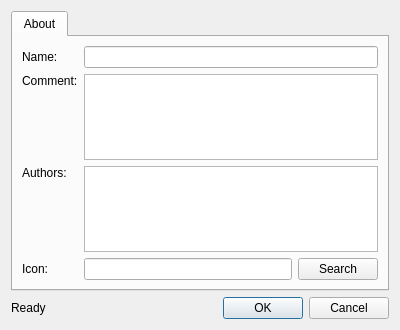
<ui version="4.0" >
 <class>EditDesktop</class>
 <widget class="QDialog" name="EditDesktop" >
  <property name="geometry" >
   <rect>
    <x>0</x>
    <y>0</y>
    <width>400</width>
    <height>330</height>
   </rect>
  </property>
  <property name="minimumSize" >
   <size>
    <width>400</width>
    <height>330</height>
   </size>
  </property>
  <property name="windowTitle" >
   <string>Dialog</string>
  </property>
  <layout class="QVBoxLayout" name="verticalLayout" >
   <item>
    <widget class="QTabWidget" name="tabWidget" >
     <property name="currentIndex" >
      <number>0</number>
     </property>
     <widget class="QWidget" name="tabAbout" >
      <attribute name="title" >
       <string>About</string>
      </attribute>
      <layout class="QGridLayout" name="gridLayout" >
       <item row="0" column="0" >
        <widget class="QLabel" name="lblName" >
         <property name="text" >
          <string>Name:</string>
         </property>
         <property name="buddy" >
          <cstring>txtname</cstring>
         </property>
        </widget>
       </item>
       <item row="0" column="1" colspan="2" >
        <widget class="QLineEdit" name="txtname" />
       </item>
       <item row="1" column="0" >
        <widget class="QLabel" name="lblComment" >
         <property name="text" >
          <string>Comment:</string>
         </property>
         <property name="alignment" >
          <set>Qt::AlignLeading|Qt::AlignLeft|Qt::AlignTop</set>
         </property>
        </widget>
       </item>
       <item row="2" column="0" >
        <widget class="QLabel" name="lblAuthors" >
         <property name="text" >
          <string>Authors:</string>
         </property>
         <property name="alignment" >
          <set>Qt::AlignLeading|Qt::AlignLeft|Qt::AlignTop</set>
         </property>
        </widget>
       </item>
       <item row="3" column="0" >
        <widget class="QLabel" name="lblIcon" >
         <property name="text" >
          <string>Icon:</string>
         </property>
         <property name="buddy" >
          <cstring>txticon</cstring>
         </property>
        </widget>
       </item>
       <item row="3" column="1" >
        <widget class="QLineEdit" name="txticon" />
       </item>
       <item row="3" column="2" >
        <widget class="QPushButton" name="btnSearch" >
         <property name="text" >
          <string>Search</string>
         </property>
        </widget>
       </item>
       <item row="1" column="1" colspan="2" >
        <widget class="QPlainTextEdit" name="txtcomment" >
         <property name="tabChangesFocus" >
          <bool>true</bool>
         </property>
        </widget>
       </item>
       <item row="2" column="1" colspan="2" >
        <widget class="QPlainTextEdit" name="txtauthors" >
         <property name="sizePolicy" >
          <sizepolicy vsizetype="Expanding" hsizetype="Expanding" >
           <horstretch>0</horstretch>
           <verstretch>0</verstretch>
          </sizepolicy>
         </property>
         <property name="tabChangesFocus" >
          <bool>true</bool>
         </property>
        </widget>
       </item>
      </layout>
     </widget>
    </widget>
   </item>
   <item>
    <layout class="QHBoxLayout" name="horizontalLayout_3" >
     <item>
      <widget class="QLabel" name="lblStatus" >
       <property name="text" >
        <string>Ready</string>
       </property>
      </widget>
     </item>
     <item>
      <widget class="QDialogButtonBox" name="buttonBox" >
       <property name="standardButtons" >
        <set>QDialogButtonBox::Cancel|QDialogButtonBox::Ok</set>
       </property>
      </widget>
     </item>
    </layout>
   </item>
  </layout>
 </widget>
 <tabstops>
  <tabstop>txtname</tabstop>
  <tabstop>txtcomment</tabstop>
  <tabstop>txtauthors</tabstop>
  <tabstop>txticon</tabstop>
  <tabstop>btnSearch</tabstop>
  <tabstop>tabWidget</tabstop>
 </tabstops>
 <resources/>
 <connections/>
</ui>
